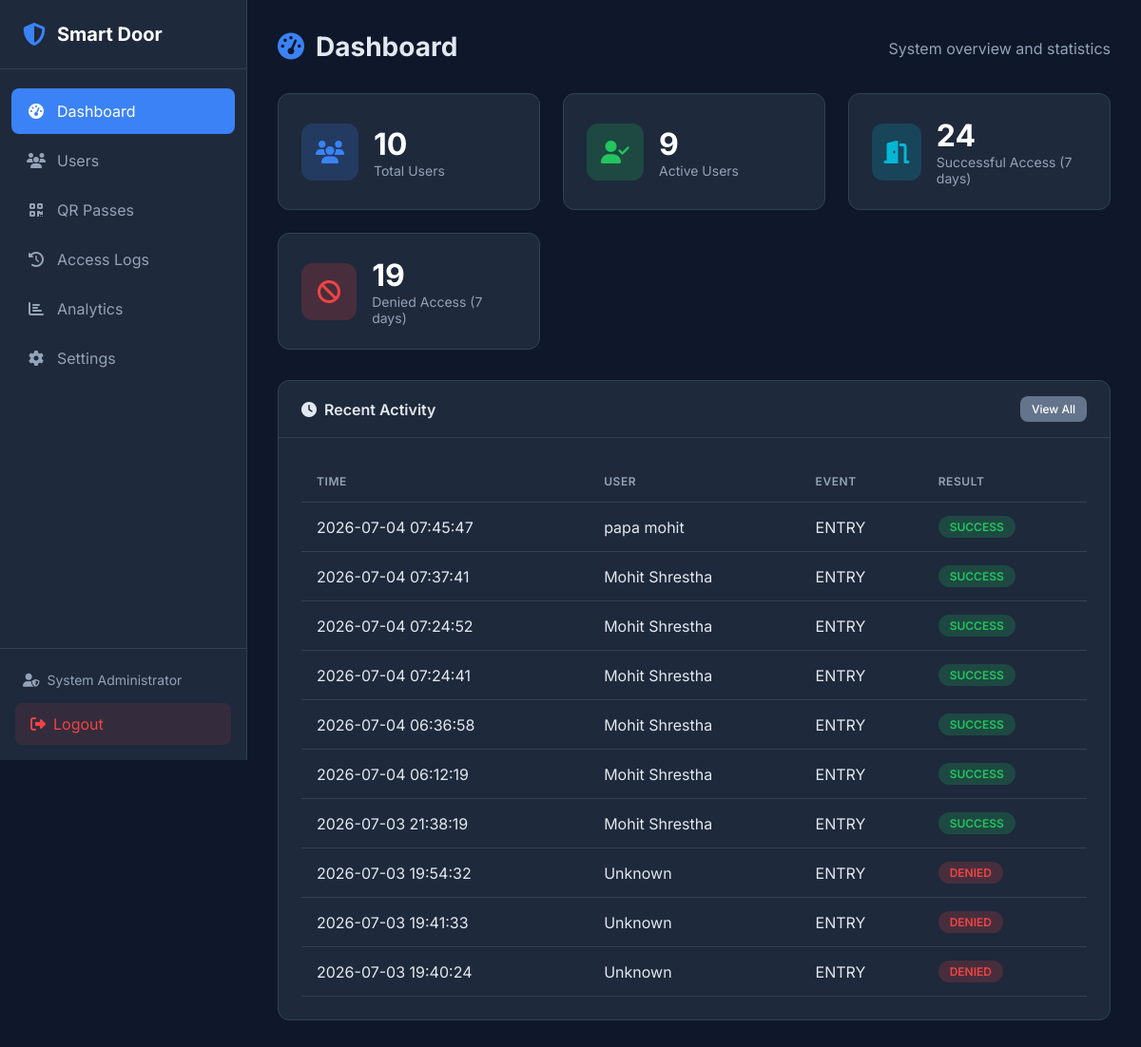
The page /dashboard (signed in) on the database as committed earlier.
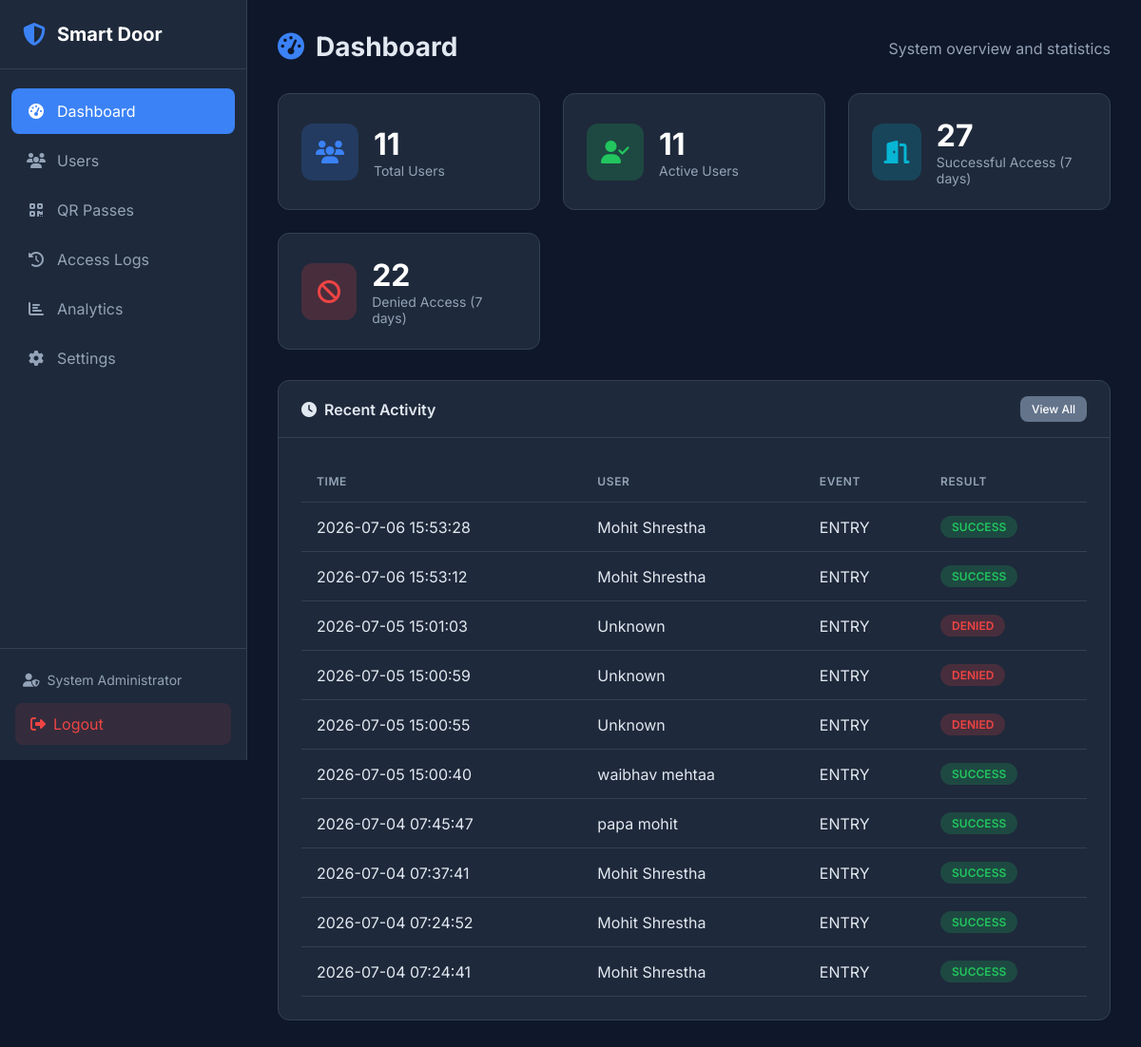
The same page on the database as committed later.
### tables this page shows
CREATE TABLE access_logs (
    id INTEGER PRIMARY KEY AUTOINCREMENT,
    user_id INTEGER,  -- NULL if unknown person
    employee_id VARCHAR(50),  -- Stored separately for historical reference
    user_name VARCHAR(100),  -- Stored separately for historical reference
    event_type VARCHAR(10) NOT NULL CHECK(event_type IN ('ENTRY', 'EXIT')),
    access_date DATE NOT NULL,
    access_time TIME NOT NULL,
    result VARCHAR(20) NOT NULL CHECK(result IN ('SUCCESS', 'FAILED', 'DENIED')),
    face_match BOOLEAN DEFAULT 0,
    fingerprint_match BOOLEAN DEFAULT 0,
    failure_reason VARCHAR(255),
    confidence_score FLOAT,
    ip_address VARCHAR(45),
    created_at DATETIME DEFAULT CURRENT_TIMESTAMP, qr_token VARCHAR(255) NULL, door VARCHAR(100) DEFAULT 'Main Entrance', camera VARCHAR(100) NULL, reason VARCHAR(255) NULL,
    FOREIGN KEY (user_id) REFERENCES users(id) ON DELETE SET NULL
);

### web/app.py (the view)
@app.route('/dashboard')
@login_required
def dashboard():
    stats = access_log_repo.get_stats(days=7)
    recent_logs = access_log_repo.get_recent_logs(limit=10)
    total_users = len(user_repo.get_all())
    active_users = len(user_repo.get_all(active_only=True))
    return render_template('dashboard.html',
                          stats=stats,
                          recent_logs=recent_logs,
                          total_users=total_users,
                          active_users=active_users)

### database/db_manager.py (called while the page is built, shortened)
    def _get_connection(self) -> sqlite3.Connection:
        return self._local.connection

    def execute(self, query: str, params: tuple = ()) -> sqlite3.Cursor:
        conn = self._get_connection()
        cursor = conn.cursor()
        cursor.execute(query, params)
        return cursor

    def get_by_id(self, admin_id: int) -> Optional[Dict]:
        cursor = self.db.execute(
            "SELECT * FROM admin WHERE id = ?",
            (admin_id,)
        )
        row = cursor.fetchone()
        return dict(row) if row else None

    def get_all(self, active_only: bool = False) -> List[Dict]:
        query = "SELECT * FROM users"
        if active_only:
            query += " WHERE is_active = 1"
        query += " ORDER BY first_name, last_name"
        cursor = self.db.execute(query)
        return [dict(row) for row in cursor.fetchall()]

    def get_recent_logs(self, limit: int = 50) -> List[Dict]:
        cursor = self.db.execute(
            """SELECT * FROM access_logs
               ORDER BY created_at DESC LIMIT ?""",
            (limit,)
        )
        return [dict(row) for row in cursor.fetchall()]

### web/templates/dashboard.html (shortened to what this page needs)
{% extends "base.html" %}
{% block content %}
<div class="page-header">
    <h1><i class="fas fa-tachometer-alt"></i> Dashboard</h1>
    <p>System overview and statistics</p>
</div>
<div class="stats-grid">
    <div class="stat-card">
        <div class="stat-icon bg-primary">
            <i class="fas fa-users"></i>
        </div>
        <div class="stat-info">
            <h3>{{ total_users }}</h3>
            <p>Total Users</p>
        </div>
    </div>
    <div class="stat-card">
        <div class="stat-icon bg-success">
            <i class="fas fa-user-check"></i>
        </div>
        <div class="stat-info">
            <h3>{{ active_users }}</h3>
            <p>Active Users</p>
        </div>
    </div>
    <div class="stat-card">
        <div class="stat-icon bg-info">
            <i class="fas fa-door-open"></i>
        </div>
        <div class="stat-info">
            <h3>{{ stats.successful or 0 }}</h3>
            <p>Successful Access (7 days)</p>
        </div>
    </div>
    <div class="stat-card">
        <div class="stat-icon bg-danger">
            <i class="fas fa-ban"></i>
        </div>
        <div class="stat-info">
            <h3>{{ stats.denied or 0 }}</h3>
            <p>Denied Access (7 days)</p>
        </div>
    </div>
</div>
<div class="card">
    <div class="card-header">
        <h2><i class="fas fa-clock"></i> Recent Activity</h2>
        <a href="{{ url_for('logs') }}" class="btn btn-sm btn-secondary">View All</a>
    </div>
    <div class="card-body">
        {% if recent_logs %}
        <table class="table">
            <thead>
                <tr>
                    <th>Time</th>
                    <th>User</th>
                    <th>Event</th>
                    <th>Result</th>
                </tr>
            </thead>
            <tbody>
                {% for log in recent_logs %}
                <tr>
                    <td>{{ log.access_date }} {{ log.access_time }}</td>
                    <td>{{ log.user_name or 'Unknown' }}</td>
                    <td>{{ log.event_type }}</td>
                    <td>
                        <span class="badge badge-{{ 'success' if log.result == 'SUCCESS' else 'danger' }}">
                            {{ log.result }}
                        </span>
                    </td>
                </tr>
                {% endfor %}
            </tbody>
        </table>
        {% else %}
        <p class="text-muted">No recent activity</p>
        {% endif %}
    </div>
</div>
{% endblock %}

Rows that differ between the two databases and show on the page:
no longer on this page (row unchanged): access_logs: access_date "2026-07-04", access_time "06:36:58", user_name "Mohit Shrestha", event_type "ENTRY", result "SUCCESS"
no longer on this page (row unchanged): access_logs: access_date "2026-07-04", access_time "06:12:19", user_name "Mohit Shrestha", event_type "ENTRY", result "SUCCESS"
no longer on this page (row unchanged): access_logs: access_date "2026-07-03", access_time "21:38:19", user_name "Mohit Shrestha", event_type "ENTRY", result "SUCCESS"
no longer on this page (row unchanged): access_logs: access_date "2026-07-03", access_time "19:54:32", user_name "Unknown", event_type "ENTRY", result "DENIED"
no longer on this page (row unchanged): access_logs: access_date "2026-07-03", access_time "19:41:33", user_name "Unknown", event_type "ENTRY", result "DENIED"
no longer on this page (row unchanged): access_logs: access_date "2026-07-03", access_time "19:40:24", user_name "Unknown", event_type "ENTRY", result "DENIED"
added access_logs: access_date "2026-07-06", access_time "15:53:28", user_name "Mohit Shrestha", event_type "ENTRY", result "SUCCESS"
added access_logs: access_date "2026-07-06", access_time "15:53:12", user_name "Mohit Shrestha", event_type "ENTRY", result "SUCCESS"
added access_logs: access_date "2026-07-05", access_time "15:01:03", user_name "Unknown", event_type "ENTRY", result "DENIED"
added access_logs: access_date "2026-07-05", access_time "15:00:59", user_name "Unknown", event_type "ENTRY", result "DENIED"
added access_logs: access_date "2026-07-05", access_time "15:00:55", user_name "Unknown", event_type "ENTRY", result "DENIED"
added access_logs: access_date "2026-07-05", access_time "15:00:40", user_name "waibhav mehtaa", event_type "ENTRY", result "SUCCESS"
Other text that changed with them:
{{ total_users }}: "10" → "11"
{{ active_users }}: "9" → "11"
{{ stats.successful or 0 }}: "24" → "27"
{{ stats.denied or 0 }}: "19" → "22"
